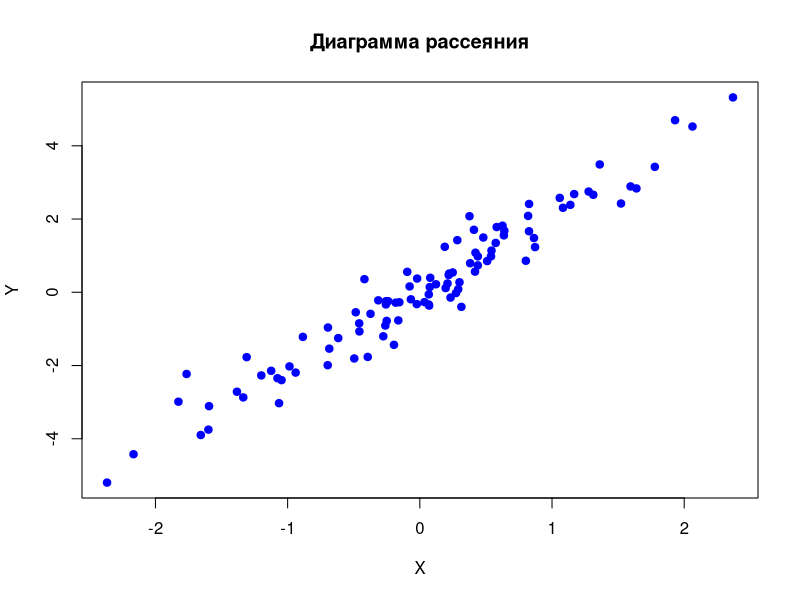

Source code (R):
# Скрипт R для построения диаграммы рассеяния и сохранения в файл со случайным именем

# Установим seed для воспроизводимости случайного имени
set.seed(Sys.time())

# Сгенерируем случайное имя файла
random_name <- paste0("scatter_plot_", sample(10000:99999, 1), ".png")

# Создадим искусственные данные для диаграммы рассеяния
x <- rnorm(100)  # 100 случайных значений из нормального распределения для оси X
y <- 2 * x + rnorm(100, sd = 0.5)  # Значения Y, зависящие от X с добавлением шума

# Открываем PNG-устройство с случайным именем файла
png(random_name, width = 800, height = 600)

# Построим диаграмму рассеяния
plot(x, y, main = "Диаграмма рассеяния", xlab = "X", ylab = "Y", pch = 19, col = "blue")

# Закроем PNG-устройство, что приведет к сохранению файла
dev.off()

# Выведем имя созданного файла
cat("Диаграмма рассеяния сохранена в файл:", random_name, "\n")
